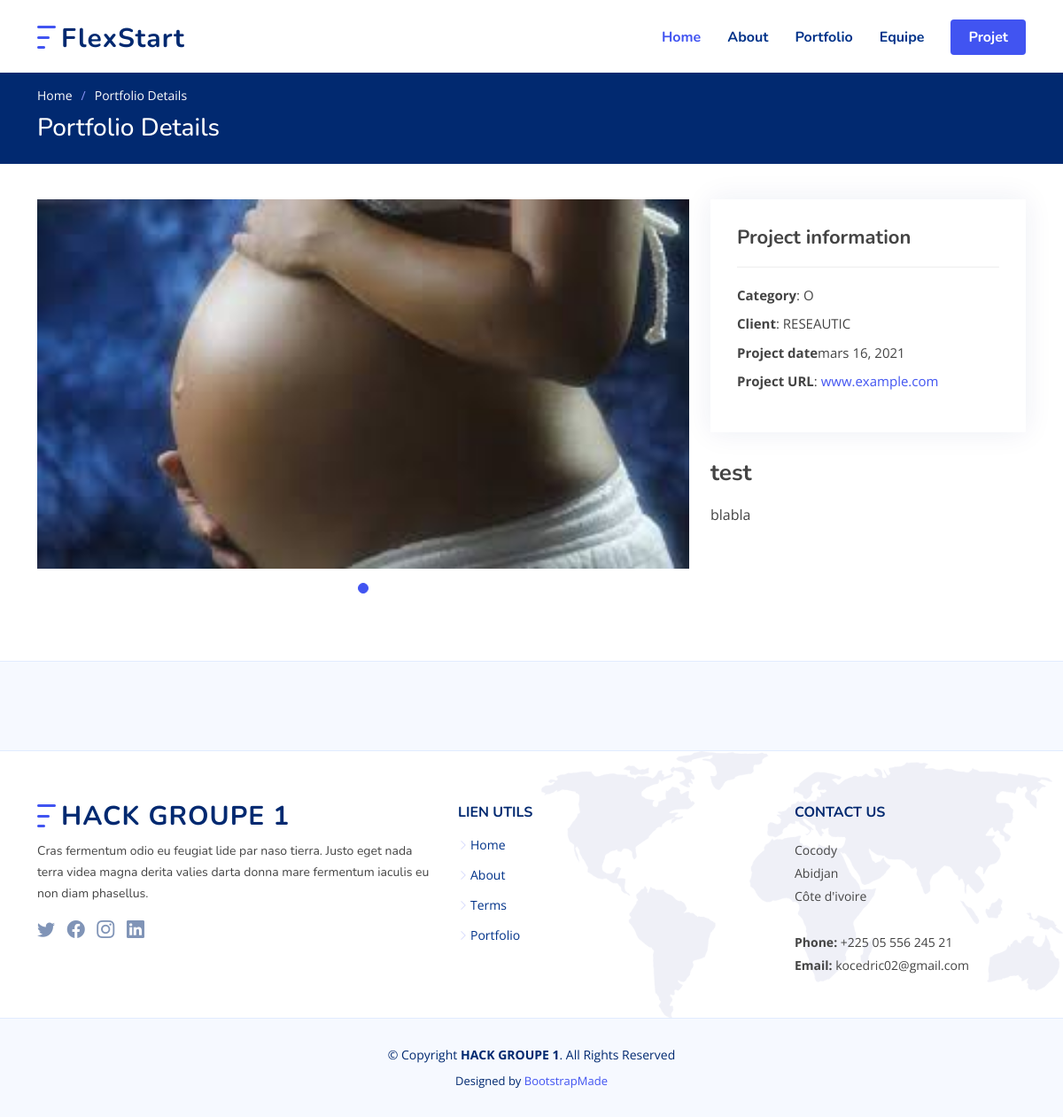
The page /portfolio/1/ on the database its author committed.
### main/models.py (models this page shows, shortened)
class Portfolio(models.Model):
	GALERIE = (
	    ('A', 'App'),
	    ('M', 'Meeting'),
	    ('O', 'Autre'),
	)
	galerie = models.CharField(max_length=1, choices=GALERIE)
	title = models.CharField('Titre', max_length=80, unique=True)
	date = models.DateField()
	image = models.ImageField(upload_to='images', null=True, blank=True)
	description = models.TextField(blank=True, null=True)
	class Meta:
	    verbose_name = "Galerie"

### main/views.py (the view)
# urls.py: path('portfolio/', views.portfolio, name='portfolio'),
def portfolio(request, pk):
    portfolios = Portfolio.objects.get(id=pk)
    context = {'portfolios': portfolios}
    return render(request, 'main/portfolio-details.html', context)

### templates/main/portfolio-details.html
{% extends 'base.html' %}
{% block main %}
  <main id="main">
    <section class="breadcrumbs">
      <div class="container">
        <ol>
          <li><a href="{% url 'home' %}">Home</a></li>
          <li>Portfolio Details</li>
        </ol>
        <h2>Portfolio Details</h2>
      </div>
    </section>
    <section id="portfolio-details" class="portfolio-details">
      <div class="container">
        <div class="row gy-4">
          <div class="col-lg-8">
            <div class="portfolio-details-slider swiper-container">
              <div class="swiper-wrapper align-items-center">
                {% if portfolios %}
                <div class="swiper-slide">
                  <img src="{{ portfolios.image.url }}" alt="">
                </div>
                {% endif %}
              </div>
              <div class="swiper-pagination"></div>
            </div>
          </div>
          {% if portfolios %}
          <div class="col-lg-4">
            <div class="portfolio-info">
              <h3>Project information</h3>
              <ul>
                <li><strong>Category</strong>: {{ portfolios.galerie }}</li>
                <li><strong>Client</strong>: RESEAUTIC</li>
                <li><strong>Project date</strong>{{ portfolios.date }}</li>
                <li><strong>Project URL</strong>: <a href="#">www.example.com</a></li>
              </ul>
            </div>
            <div class="portfolio-description">
              <h2>{{ portfolios.title }}</h2>
              <p>
                {{ portfolios.description }}
              </p>
            </div>
          </div>
          {% endif %}
        </div>
      </div>
    </section>
  </main>
{% endblock main %}

### static/assets/css/style.css (style rules this page uses)
:root { scroll-behavior: smooth; }
body { font-family: "Open Sans", sans-serif; color: #444444; }
a { color: #4154f1; text-decoration: none; }
h1, h2, h3, h4, h5, h6 { font-family: "Nunito", sans-serif; }
section { padding: 60px 0; overflow: hidden; }
.breadcrumbs { padding: 15px 0; background: #012970; min-height: 40px; margin-top: 82px; color: #fff; }
.breadcrumbs h2 { font-size: 28px; font-weight: 500; }
.breadcrumbs ol { display: flex; flex-wrap: wrap; list-style: none; padding: 0 0 10px 0; margin: 0; font-size: 14px; }
.breadcrumbs ol a { color: #fff; transition: 0.3s; }
.breadcrumbs ol li + li { padding-left: 10px; }
.breadcrumbs ol li + li::before { display: inline-block; padding-right: 10px; color: #8894f6; content: "/"; }
.portfolio-details { padding-top: 40px; }
.portfolio-details .portfolio-details-slider img { width: 100%; }
.portfolio-details .portfolio-details-slider .swiper-pagination { margin-top: 20px; position: relative; }
.portfolio-details .portfolio-info { padding: 30px; box-shadow: 0px 0 30px rgba(1, 41, 112, 0.08); }
.portfolio-details .portfolio-info h3 { font-size: 22px; font-weight: 700; margin-bottom: 20px; padding-bottom: 20px; border-bottom: 1px solid #eee; }
.portfolio-details .portfolio-info ul { list-style: none; padding: 0; font-size: 15px; }
.portfolio-details .portfolio-info ul li + li { margin-top: 10px; }
.portfolio-details .portfolio-description { padding-top: 30px; }
.portfolio-details .portfolio-description h2 { font-size: 26px; font-weight: 700; margin-bottom: 20px; }
.portfolio-details .portfolio-description p { padding: 0; }

### rows shown on the page
Portfolio: image (picture), galerie "O", date "mars 16, 2021", title "test", description "blabla"
